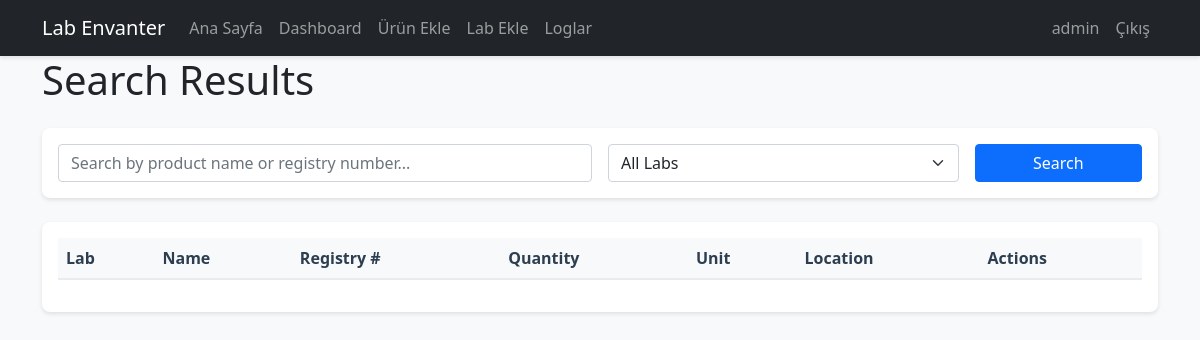
The app's page /search (signed in), older data.
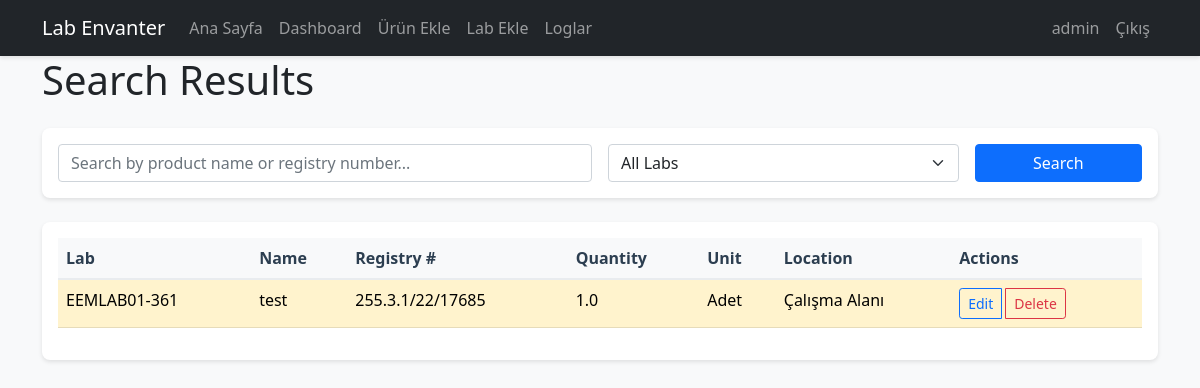
The same page, newer data.
### app/models/product.py (models this page shows, shortened)
class Product(db.Model):
    __tablename__ = 'product'
    id = db.Column(db.Integer, primary_key=True)
    name = db.Column(db.String(200), nullable=False)
    registry_number = db.Column(db.String(50), nullable=False, index=True)
    quantity = db.Column(db.Integer, nullable=False, default=0)
    unit = db.Column(db.String(20), nullable=False)
    minimum_quantity = db.Column(db.Integer, default=0)
    location_type = db.Column(db.String(20), nullable=False)
    location_number = db.Column(db.String(20))
    location_position = db.Column(db.String(10))
    notes = db.Column(db.Text)
    created_at = db.Column(db.DateTime, default=datetime.utcnow)
    updated_at = db.Column(db.DateTime, default=datetime.utcnow, onupdate=datetime.utcnow)
    __mapper_args__ = {
        'version_id_col': db.Column('version_id', db.Integer, nullable=False, default=0)
    }
    lab_id = db.Column(db.Integer, db.ForeignKey('lab.id'), nullable=False)
    __table_args__ = (
        db.UniqueConstraint('registry_number', 'lab_id', name='unique_registry_per_lab'),
    )
    def get_location_display(self):
        if self.location_type=='workspace':
            return "Çalışma Alanı"
        pos_text='Üst' if self.location_position=='upper' else 'Alt'
        return f"Dolap No: {self.location_number} - {pos_text}"
    @classmethod
    def search(cls, query, lab_id=None, page=1, per_page=20):
        search = f"%{query}%"
        base_query = cls.query\
            .options(joinedload(cls.lab))\
            .filter(
                db.or_(
                    cls.name.ilike(search),
                    cls.registry_number.ilike(search)
                )
            )
        if lab_id:
            base_query = base_query.filter(cls.lab_id == lab_id)
        return base_query.order_by(cls.name).paginate(
            page=page,
            per_page=per_page,
            error_out=False
        )

### app/models/lab.py (models this page shows, shortened)
class Lab(db.Model):
    id = db.Column(db.Integer, primary_key=True)
    code = db.Column(db.String(20), unique=True, nullable=False)
    name = db.Column(db.String(100), unique=True, nullable=False)
    description = db.Column(db.Text)
    location = db.Column(db.String(200))
    max_cabinets = db.Column(db.Integer, nullable=False, default=8)
    products = db.relationship('Product', backref='lab', lazy='dynamic')
    PREDEFINED_LABS = [
        ('EEMLAB01-361', 'EEMLAB01-361', 'Laboratory 1', 8),
        ('EEMLAB02-363', 'EEMLAB02-363', 'Laboratory 2', 8),
        ('EEMLAB03-365', 'EEMLAB03-365', 'Laboratory 3', 8),
        ('EEMLAB04-367', 'EEMLAB04-367', 'Laboratory 4', 8),
        ('EEMLAB05-369', 'EEMLAB05-369', 'Laboratory 5', 8),
        ('EEMLAB06-371', 'EEMLAB06-371', 'Laboratory 6', 8),
        ('EEMLAB07-373', 'EEMLAB07-373', 'Laboratory 7', 8),
    ]

### app/main/routes.py (the view)
@bp.route('/search')
@login_required
@limiter.limit("30 per minute")
def search_products():
    query = request.args.get('q', '')
    lab_code = request.args.get('lab', 'all')
    if lab_code != 'all':
        lab = Lab.query.filter_by(code=lab_code).first_or_404()
        products = Product.search(query, lab.id)
    else:
        products = Product.search(query)
    return render_template('main/search_results.html',
                         title='Search Results',
                         query=query,
                         products=products,
                         selected_lab_code=lab_code)

### app/models/user.py (called while the page is built)
    def is_editor(self):
        return self.role in ['admin', 'editor']

### app/templates/main/search_results.html (shortened to what this page needs)
{% extends "base.html" %}
{% block content %}
<div class="container">
    <h1 class="mb-4">Search Results</h1>
    <div class="card mb-4">
        <div class="card-body">
            <form method="GET" action="{{ url_for('main.search_products') }}" class="row g-3">
                <div class="col-md-6">
                    <input type="text" name="q" class="form-control" value="{{ query }}"
                           placeholder="Search by product name or registry number...">
                </div>
                <div class="col-md-4">
                    <select name="lab" class="form-select">
                        <option value="all" {% if selected_lab_code == 'all' %}selected{% endif %}>All Labs</option>
                    </select>
                </div>
                <div class="col-md-2">
                    <button type="submit" class="btn btn-primary w-100">Search</button>
                </div>
            </form>
        </div>
    </div>
    {% if products %}
    <div class="card">
        <div class="card-body">
            <div class="table-responsive">
                <table class="table table-hover">
                    <thead class="table-light">
                        <tr>
                            <th>Lab</th>
                            <th>Name</th>
                            <th>Registry #</th>
                            <th>Quantity</th>
                            <th>Unit</th>
                            <th>Location</th>
                            <th>Actions</th>
                        </tr>
                    </thead>
                    <tbody>
                        {% for product in products %}
                        <tr {% if product.quantity <= product.minimum_quantity %}class="table-warning"{% endif %}>
                            <td>{{ product.lab.code }}</td>
                            <td>{{ product.name }}</td>
                            <td>{{ product.registry_number }}</td>
                            <td>{{ product.quantity }}</td>
                            <td>{{ product.unit }}</td>
                            <td>{{ product.get_location_display() }}</td>
                            <td>
                                <div class="btn-group">
                                    <a href="{{ url_for('main.edit_product', id=product.id) }}"
                                       class="btn btn-sm btn-outline-primary">Edit</a>
                                    {% if current_user.role == 'admin' %}
                                    <button type="button" class="btn btn-sm btn-outline-danger"
                                            data-bs-toggle="modal" data-bs-target="#deleteModal{{ product.id }}">
                                        Delete
                                    </button>
                                    {% endif %}
                                </div>
                            </td>
                        </tr>
                        {% endfor %}
                    </tbody>
                </table>
            </div>
        </div>
    </div>
    {% endif %}
</div>
{% endblock %}

Row changes from the older to the newer data that the page shows:
added Product: lab.code "EEMLAB01-361", name "test", registry_number "255.3.1/22/17685", quantity "1.0", unit "Adet", location "Çalışma Alanı"
